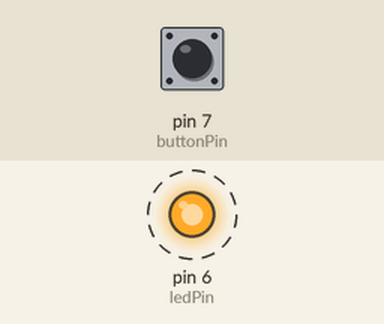
The sketch below on a simulated Arduino Uno, built with avr-gcc and run on an emulated ATmega328P. Parts: output pins drawn as LEDs (lit = HIGH). Dashed ring = blinking. The test bench sets the inputs (shaded band); at power-on: pin 7 (buttonPin) LOW.

Above: at 0.15 s.
Timing chart, 0 to 3.0 s (numbered marks = the images above):
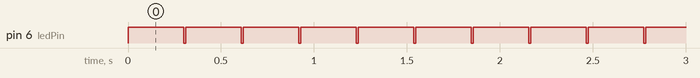

The sketch:

Counting_Button_Presses_while_LED_Lights_Up_Ver2.ino
```cpp
int ledPin = 6;
const int buttonPin = 7;

static int count = 0;
int buttonState = 0;
int preButtonState = 0;

void setup() {
Serial.begin(9600);
pinMode(ledPin, OUTPUT);
pinMode(buttonPin, INPUT);
}

void loop() {
buttonState = digitalRead(buttonPin);

digitalWrite(ledPin, HIGH);

unsigned long time = millis ();

while( millis()-time < 300) {

  buttonState = digitalRead(buttonPin);
  if (buttonState != preButtonState ){
    if (buttonState == LOW){
      count = count + 1;
    }
  } preButtonState = buttonState;
} digitalWrite(ledPin, LOW);
  delay(10);

}
```

Measured:
- by itself, pin 6 (ledPin): alternates HIGH for 0.30 s and LOW for 0.01 s
